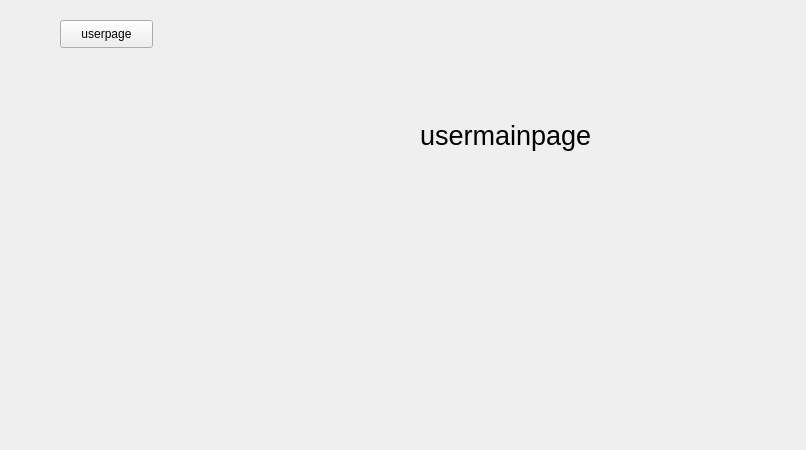
<?xml version="1.0" encoding="UTF-8"?>
<ui version="4.0">
 <class>usermainpage</class>
 <widget class="QWidget" name="usermainpage">
  <property name="geometry">
   <rect>
    <x>0</x>
    <y>0</y>
    <width>806</width>
    <height>450</height>
   </rect>
  </property>
  <property name="windowTitle">
   <string>Form</string>
  </property>
  <widget class="QPushButton" name="pushButton">
   <property name="geometry">
    <rect>
     <x>60</x>
     <y>20</y>
     <width>93</width>
     <height>28</height>
    </rect>
   </property>
   <property name="text">
    <string>userpage</string>
   </property>
  </widget>
  <widget class="QLabel" name="label">
   <property name="geometry">
    <rect>
     <x>420</x>
     <y>80</y>
     <width>311</width>
     <height>111</height>
    </rect>
   </property>
   <property name="font">
    <font>
     <pointsize>20</pointsize>
    </font>
   </property>
   <property name="text">
    <string>usermainpage</string>
   </property>
  </widget>
 </widget>
 <resources/>
 <connections/>
</ui>
